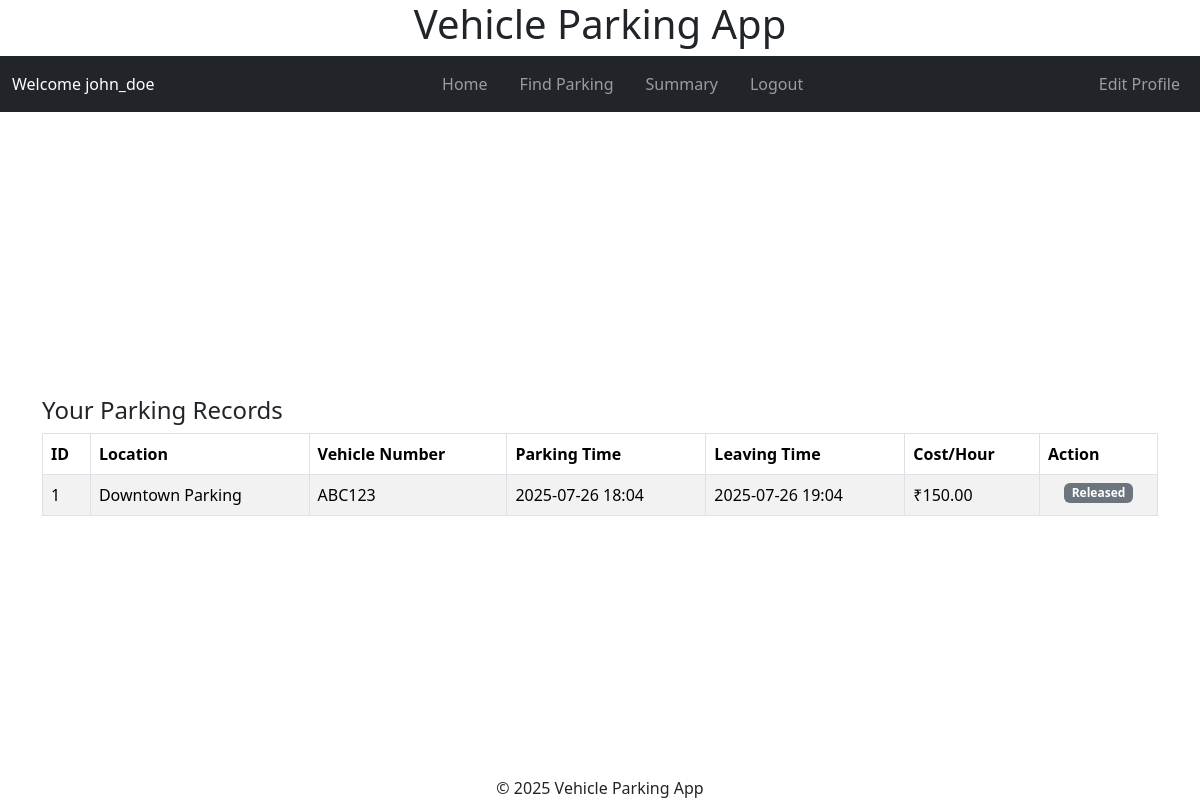
Page /user/dashboard (signed in) on the committed database.
### models/models.py (models this page shows, shortened)
class User(db.Model, UserMixin):
    id = db.Column(db.Integer, primary_key=True)
    username = db.Column(db.String(80), unique=True, nullable=False)
    fullname = db.Column(db.String(255), nullable=False)
    address = db.Column(db.Text, nullable=False)
    pincode = db.Column(db.String(10), nullable=False)
    is_admin = db.Column(db.Boolean, default=False, nullable=False)
    parking_tickets = db.relationship('Ticket', backref='user', lazy=True)
    password_hash = db.Column(db.String(128), nullable=False)

class Ticket(db.Model):
    id = db.Column(db.Integer, primary_key=True)
    active = db.Column(db.Boolean, default=True, nullable=False)
    spot_id = db.Column(db.Integer, db.ForeignKey('parking_spot.id'), nullable=False)
    user_id = db.Column(db.Integer, db.ForeignKey('user.id'), nullable=False)
    vehicle_number = db.Column(db.String(20), nullable=False)
    parking_timestamp = db.Column(db.DateTime, nullable=False)
    leaving_timestamp = db.Column(db.DateTime)
    duration = db.Column(db.Float)  # in hours
    total_cost = db.Column(db.Numeric(10, 2))
    parking_cost_per_unit_time = db.Column(db.Numeric(8, 2), nullable=False)

class ParkingLot(db.Model):
    id = db.Column(db.Integer, primary_key=True)
    prime_location_name = db.Column(db.String(255), nullable=False)
    price = db.Column(db.Numeric(10, 2), nullable=False)
    address = db.Column(db.Text, nullable=False)
    pin_code = db.Column(db.String(10), nullable=False)
    maximum_number_of_spots = db.Column(db.Integer, nullable=False)
    spots = db.relationship('ParkingSpot', backref='lot', lazy=True,
                          cascade='all, delete-orphan')

### controllers/user_controllers.py (the view)
@app.route('/user/dashboard')
@user_required
def user_dashboard():
    tickets = Ticket.query.filter_by(user_id=current_user.id).all()
    parking_lots = ParkingLot.query.all()
    return render_template('user/dashboard.html', tickets=tickets, parking_lots=parking_lots, user=current_user.username)

### app.py (called while the page is built)
def create_app():
    app = Flask(__name__)
    app.config.from_object(LocalDevelopmentConfig)
    db.init_app(app)
    login_manager = LoginManager()
    login_manager.init_app(app)
    from models.models import User
    @login_manager.user_loader
    def load_user(user_id):
        return User.query.get(int(user_id))
    app.app_context().push()
    return app

### controllers/user_controllers.py (called while the page is built)
def user_required(f):
    @wraps(f)
    def decorated_function(*args, **kwargs):
        if not current_user.is_authenticated:
            flash('Please login to access this page.', 'warning')
            return redirect(url_for('login'))
        if current_user.is_admin:
            flash('This page is only accessible to regular users.', 'warning')
            return redirect(url_for('admin_dashboard'))
        return f(*args, **kwargs)
    return decorated_function

### templates/user/dashboard.html (shortened to what this page needs)
{% extends "layout.html" %}
{% block header %}
{% include "user/navbar.html" with context %}
{% endblock header%}
{% block content %}
    <div class="container mt-4">
        <h4>Your Parking Records</h4>
        <table class="table table-bordered table-striped">
            <thead>
                <tr>
                    <th>ID</th>
                    <th>Location</th>
                    <th>Vehicle Number</th>
                    <th>Parking Time</th>
                    <th>Leaving Time</th>
                    <th>Cost/Hour</th>
                    <th>Action</th>
                </tr>
            </thead>
            <tbody>
                {% if tickets %}
                    {% for ticket in tickets %}
                    <tr>
                        <td>{{ ticket.id }}</td>
                        <td>{{ ticket.spot.lot.prime_location_name }}</td>
                        <td>{{ ticket.vehicle_number }}</td>
                        <td>{{ ticket.parking_timestamp.strftime('%Y-%m-%d %H:%M') }}</td>
                        <td>
                            {% if ticket.leaving_timestamp %}
                                {{ ticket.leaving_timestamp.strftime('%Y-%m-%d %H:%M') }}
                            {% else %}
                                Active
                            {% endif %}
                        </td>
                        <td>₹{{ ticket.parking_cost_per_unit_time }}</td>
                        <td>
                            <div class="d-flex justify-content-center">
                                {% if ticket.leaving_timestamp %}
                                    <span class="badge bg-secondary">Released</span>
                                {% else %}
                                    <span class="badge bg-success">Active</span>
                                {% endif %}
                            </div>
                        </td>
                    </tr>
                    {% endfor %}
                {% else %}
                    <tr>
                        <td colspan="7" class="text-center">No parking records found.</td>
                    </tr>
                {% endif %}
            </tbody>
        </table>
    </div>
{% endblock %}

### templates/user/navbar.html
<nav class="navbar navbar-expand-lg navbar-dark bg-dark">
    <div class="container-fluid">
        <span class="navbar-text text-white mr-3">
            Welcome {{ user if user else 'Error Please provide user name' }}
        </span>
        <div class="mx-auto order-0">
            <ul class="navbar-nav flex-row">
                <li class="nav-item px-2">
                    <a class="nav-link" href="{{ url_for('user_dashboard') }}">Home</a>
                </li>
                <li class="nav-item px-2">
                    <a class="nav-link" href="{{ url_for('find_parking') }}">Find Parking</a>
                </li>
                <li class="nav-item px-2">
                    <a class="nav-link" href="{{ url_for('user_summary') }}">Summary</a>
                </li>
                <li class="nav-item px-2">
                    <a class="nav-link" href="{{ url_for('logout') }}">Logout</a>
                </li>
            </ul>
        </div>
        <ul class="navbar-nav ml-auto">
            <li class="nav-item">
                <a class="nav-link" href="{{ url_for('edit_profile') }}">Edit Profile</a>
            </li>
        </ul>
    </div>
</nav>

### static/styles.css (style rules this page uses)
html, body { height: 100%; width: 100vw; margin: 0; padding: 0; overflow: hidden; }
body { min-height: 100vh; min-width: 100vw; box-sizing: border-box; display: flex; flex-direction: column; }

### rows in the picture
User: username "john_doe"
Ticket: id "1", spot.lot.prime_location_name "Downtown Parking", vehicle_number "ABC123", parking_timestamp "2025-07-26 18:04", leaving_timestamp "2025-07-26 19:04", parking_cost_per_unit_time "150.00", shows "Released"
